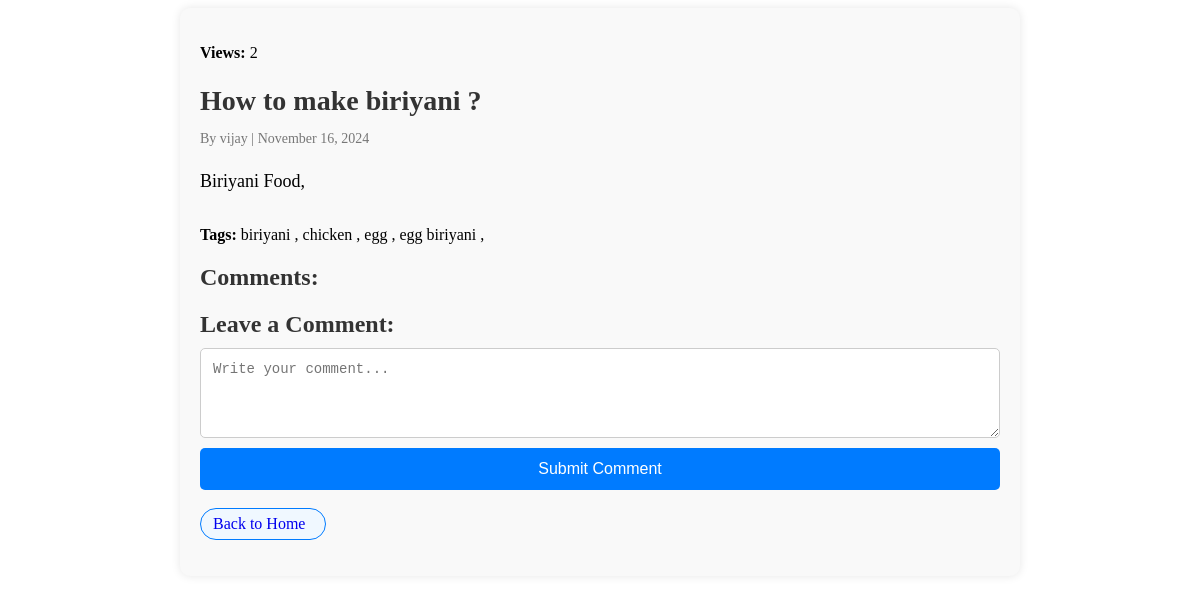
Page /blog_details/57/ (signed in) on the committed database.
### Blog/models.py (models this page shows, shortened)
class Blog_Post(models.Model):
    title=models.CharField(max_length=100)
    content=models.TextField()
    author=models.ForeignKey(User, on_delete=models.CASCADE)
    created_at = models.DateTimeField(auto_now_add=True)
    updated_at = models.DateTimeField(auto_now=True)
    view_count = models.IntegerField(default=0)
    STATUS_CHOICES = (
    ('approved', 'Approved'),
    ('pending', 'Pending'),
    ('rejected', 'Rejected'),
)
    approval_status = models.CharField(
    max_length=10,
    choices=STATUS_CHOICES,
    default='pending'  # Default to 'pending'
)
    tags=models.ManyToManyField(Tag, related_name='blogs', blank=True)

class Tag(models.Model):
    name = models.CharField(max_length=50, unique=True)

### Blog/views.py (the view, shortened to what this page needs)
# urls.py: path('blog_details/<int:id>/',views.blog_details,name='blog_details' ),
@login_required(login_url='login')
def blog_details(request,id):
    blog=get_object_or_404(Blog_Post,id=id)
    comments = Comments.objects.filter(blog=blog)
    blog.view_count += 1
    blog.save()
    user_cmt=False
    if request.user.is_authenticated:
        user_cmt=blog.comments.filter(author=request.user).exists()
    context = {'blogs': blog,'comments': comments,'user_cmt':user_cmt}
    return render(request, 'blog/blog_details.html', context)

### Blog/templates/blog/blog_details.html (shortened to what this page needs)
{%block content%}
<div class="blog-details">
    <p><strong>Views:</strong> {{ blogs.view_count }}</p>
    <h2>{{ blogs.title }}</h2>
    <p class="author">By {{ blogs.author }} | {{ blogs.created_at|date:"F d, Y" }}</p>
    <div class="content">
        <p>{{ blogs.content }}</p>
    </div>
    <div class="tags">
        <strong>Tags:</strong>
        {% if blogs.tags.all %}
            {% for tag in blogs.tags.all %}
                <span class="tag">{{ tag.name }} ,</span>
            {% endfor %}
        {% else %}
            <span class="no-tags">No tags available</span>
        {% endif %}
    </div>
    <h3>Comments:</h3>
    {% if user.is_authenticated and not user_cmt %}
    <h3>Leave a Comment:</h3>
    <form method="post">
        <textarea name="content" rows="4" placeholder="Write your comment..."></textarea><br>
        <button type="submit">Submit Comment</button>
        {% elif user.is_authenticated and user_cmt %}
        <p>You have already commented on this post.</p>
    </form>
{% else %}
    <p>You must be logged in to leave a comment.</p>
    {%endif%}
    <br><br>
    <div class="back-button">
        <a href="{% url 'home' %}">Back to Home</a>
    </div>
</div>
{%endblock%}

### Blog/templates/blog/blog_details.html (style rules this page uses)
.blog-details { max-width: 800px; margin: 0 auto; padding: 20px; background-color: #f9f9f9; border-radius: 10px; box-shadow: 0 0 10px rgba(0, 0, 0, 0.1); }
.blog-details h2 { color: #333; font-size: 28px; margin-bottom: 10px; }
.author { color: #777; font-size: 14px; margin-bottom: 20px; }
.content { font-size: 18px; line-height: 1.6; margin-bottom: 30px; }
.back-button a { text-decoration: none; }
h3 { font-size: 24px; color: #333; margin-top: 20px; margin-bottom: 10px; }
textarea { width: 100%; padding: 12px; border: 1px solid #ccc; border-radius: 5px; font-size: 14px; color: #333; resize: vertical; }
button { width: 100%; padding: 12px; background-color: #007bff; color: white; border: none; border-radius: 5px; font-size: 16px; cursor: pointer; margin-top: 10px; transition: background-color 0.3s; }
.back-button { background-color: #f0f8ff; color: #007bff; padding: 6px 12px; width: 100px; border: 1px solid #007bff; border-radius: 25px; cursor: pointer; transition: all 0.3s ease; display: inline-block; }

### rows in the picture
Blog_Post: view_count "2", title "How to make biriyani ?", author "vijay", created_at "November 16, 2024", content "Biriyani Food,"
Tag: name "biriyani"
Tag: name "chicken"
Tag: name "egg"
Tag: name "egg biriyani"
